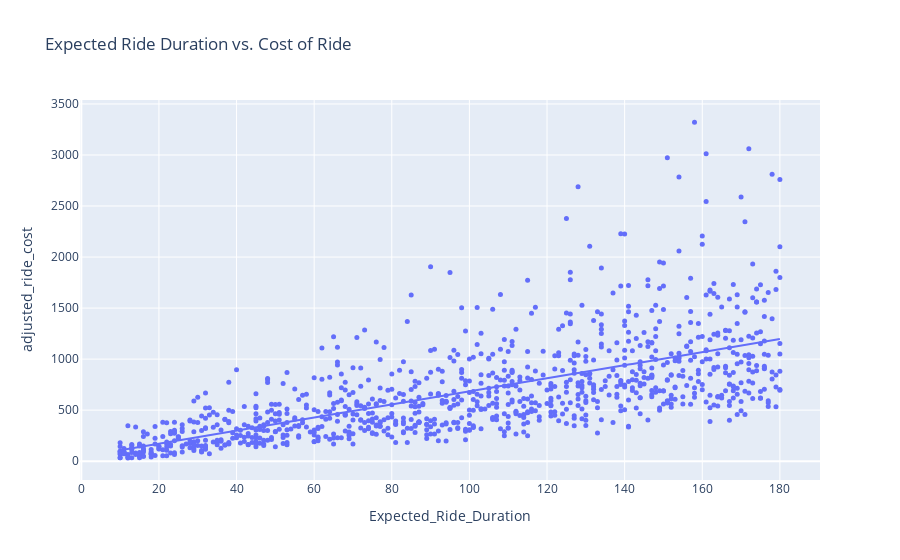

The code cell stored with this chart in its notebook:
### Markdown cell above
Now let’s have a look at the relationship between the expected ride duration and the cost of the ride based on the dynamic pricing strategy:

### Code cell
fig = px.scatter(data, 
                 x='Expected_Ride_Duration', 
                 y='adjusted_ride_cost',
                 title='Expected Ride Duration vs. Cost of Ride', 
                 trendline='ols')
fig.update_traces(marker=dict(size=5))
fig.show()

### Figure 1 — Plotly figure (JSON) as saved in the notebook; plotly's stock layout.template omitted (floating-point values rounded to 4 significant figures; data arrays with more than 128 entries replaced by an {"elided": "..."} marker saying what was removed)
{"data": [{"hovertemplate": "Expected_Ride_Duration=%{x}<br>adjusted_ride_cost=%{y}<extra></extra>", "legendgroup": "", "marker": {"color": "#636efa", "size": 5, "symbol": "circle"}, "mode": "markers", "name": "", "orientation": "v", "showlegend": false, "type": "scatter", "x": {"elided": "1000 int values"}, "xaxis": "x", "y": {"elided": "1000 float values"}, "yaxis": "y"}, {"hovertemplate": "<b>OLS trendline</b><br>adjusted_ride_cost = 6.41066 * Expected_Ride_Duration + 42.715<br>R<sup>2</sup>=0.426517<br><br>Expected_Ride_Duration=%{x}<br>adjusted_ride_cost=%{y} <b>(trend)</b><extra></extra>", "legendgroup": "", "marker": {"color": "#636efa", "size": 5, "symbol": "circle"}, "mode": "lines", "name": "", "showlegend": false, "type": "scatter", "x": {"elided": "1000 int values"}, "xaxis": "x", "y": {"elided": "1000 float values"}, "yaxis": "y"}], "layout": {"legend": {"tracegroupgap": 0}, "title": {"text": "Expected Ride Duration vs. Cost of Ride"}, "xaxis": {"anchor": "y", "domain": [0, 1], "title": {"text": "Expected_Ride_Duration"}}, "yaxis": {"anchor": "x", "domain": [0, 1], "title": {"text": "adjusted_ride_cost"}}}}
